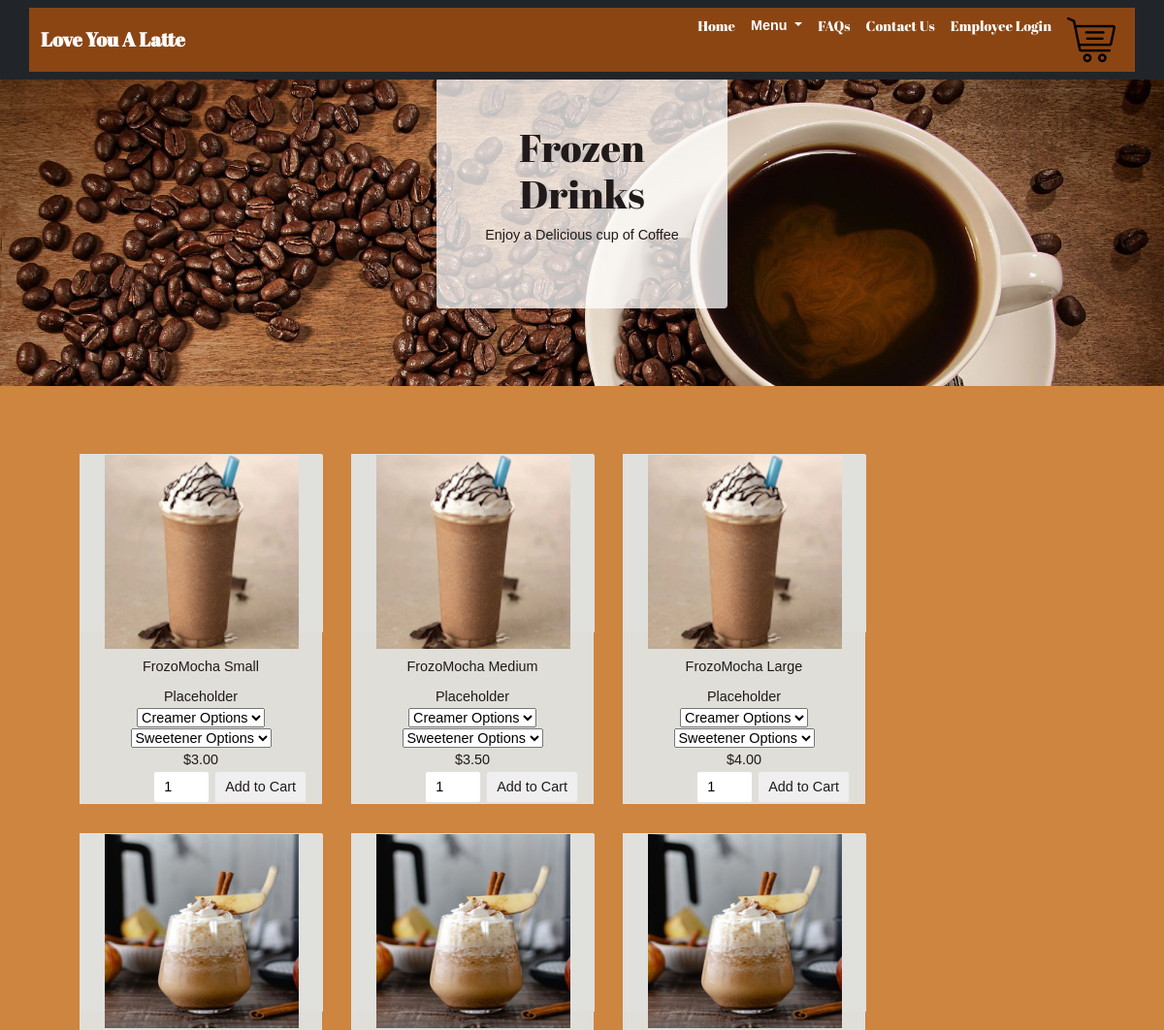
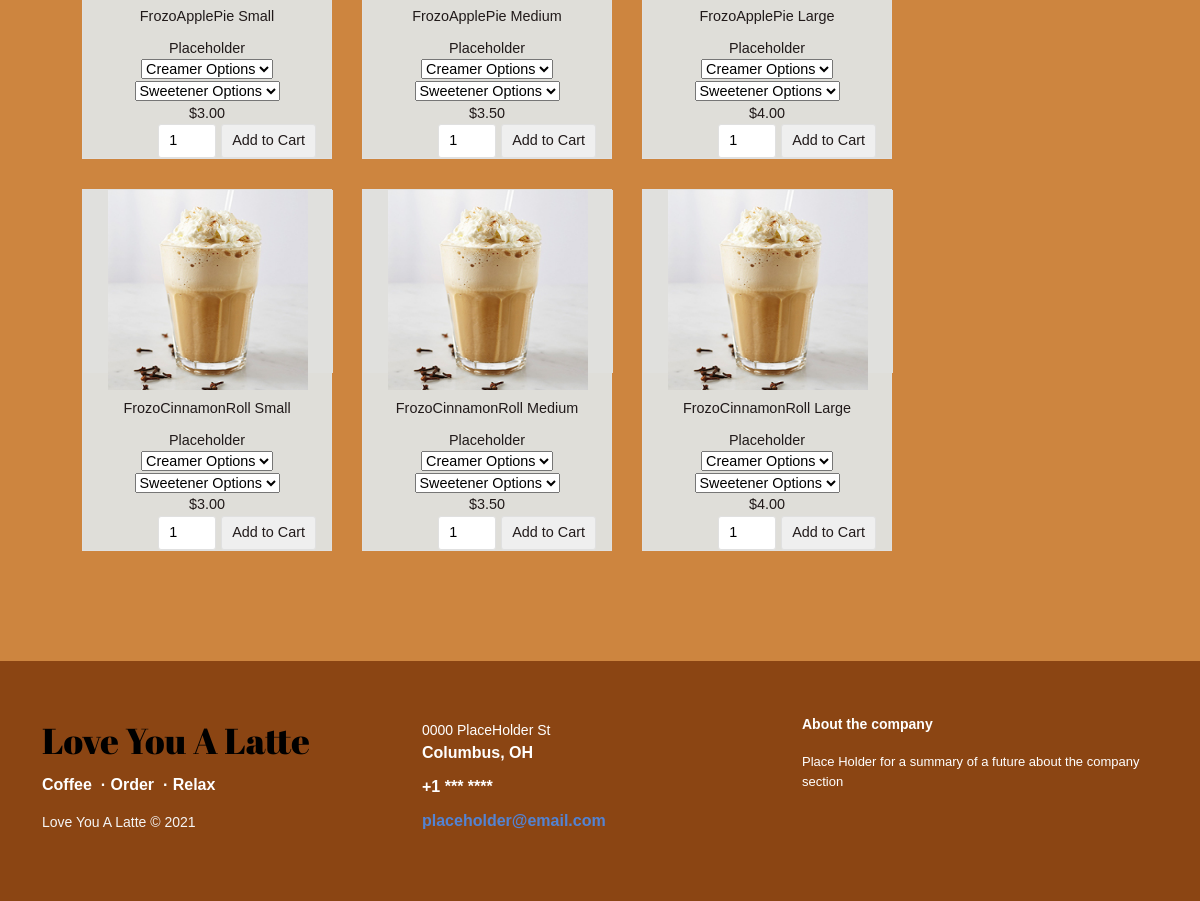
Screenshot of /frozenMenu.php with the database file from the repository (2 pictures, top to bottom).
### tables this page shows
CREATE TABLE `product` (
  `id` int(8) NOT NULL PRIMARY KEY AUTO_INCREMENT,
  `name` varchar(255) NOT NULL,
  `code` varchar(255) NOT NULL UNIQUE KEY,
  `category` varchar(255) NOT NULL,
  `image` text NOT NULL,
  `price` double(10,2) NOT NULL,
  `description` varchar(200) NOT NULL
);

### public/dbcontroller.php (called while the page is built, shortened)
<?php
class DBController
{
	private $host = "mariadb";
	private $user = "root";
	private $password = "welcome1";
	private $database = "love_you_a_latte";
	private $conn;
	function __construct()
	{
		$this->conn = $this->connectDB();
	}
	function connectDB()
	{
		$conn = mysqli_connect($this->host, $this->user, $this->password, $this->database);
		return $conn;
	}
	function runQuery($query)
	{
		$result = mysqli_query($this->conn, $query);
		while ($row = mysqli_fetch_assoc($result)) {
			$resultset[] = $row;
		}
		if (!empty($resultset))
			return $resultset;
	}
}

### public/frozenMenu.php (the view, shortened to what this page needs)
<?php
require_once("dbcontroller.php");
$db_handle = new DBController();
?>
<!DOCTYPE html>
<html>
<head>
    <?php include('./components/header.php') ?>
</head>
<body id="menubody">
<?php include('./components/nav.php') ?>
    <div id="Menuintro">
        <div class="rounded border-light jumbotron py-5 px-4">
            <h1 style="font-family: 'Abril Fatface', serif;">Frozen Drinks</h1>
            <p>Enjoy a Delicious cup of Coffee</p>
        </div>
    </div>
    <div class="dark-section">
        <div class="container overflow-auto site-section" id="why">
            <div id="product-grid">
                <?php
                $product_array = $db_handle->runQuery("SELECT * FROM product WHERE category='frozen' ORDER BY id ASC");
                if (!empty($product_array)) {
                    foreach($product_array as $key=>$value){
                ?>
                    <div class="product-item">
                        <form method="post" action="cart.php?action=add&code=<?php echo $product_array[$key]["code"]; ?>" target="dummyframe">
                        <div class="product-image"><img src="<?php echo $product_array[$key]["image"]; ?>"></div>
                        <div class="product-tile-footer">
                        <div class="product-title"><?php echo $product_array[$key]["name"]; ?></div>
                        <div class="product-description"><?php echo $product_array[$key]["description"]; ?></div>
                        <select name="creamer-options"> /
                        <option value="None">Creamer Options</option>
                        </select>
                        <select name="sweetener-options"> /
                        <option value="None">Sweetener Options</option>
                        </select>
                        <br>
                        <div class="product-price"><?php echo "$".$product_array[$key]["price"]; ?></div>
                        <div class="cart-action"><input type="text" class="product-quantity" name="quantity" value="1" size="2" /><input type="submit" value="Add to Cart" class="btnAddAction" /></div>
                        </div>
                        </form>
                    </div>
                <?php
                    }
                }
                ?>
            </div>
        </div>
    </div>
        <?php include('./components/footer.php') ?>
</body>
</html>

### public/components/header.php (shortened to what this page needs)
<link rel="stylesheet" href="assets/bootstrap/css/bootstrap.min.css">
<link rel="stylesheet" href="assets/css/Footer.css">
<link rel="stylesheet" href="assets/css/styles.css">
<link rel="stylesheet" href="assets/css/cartstyle.css">

### public/components/nav.php (shortened to what this page needs)
<nav class="navbar navbar-dark navbar-expand-md fixed-top bg-dark" id="navstyle">
    <div class="container" id="navcontainer">
        <div><a class="navbar-brand" href="#" style="font-family: 'Abril Fatface', serif;"><strong>Love You A Latte</strong></a></div>
        <div class="collapse navbar-collapse" id="navcol-1">
            <ul class="navbar-nav ms-auto">
                <li class="nav-item" style="font-family: 'Abril Fatface', serif;"><a class="nav-link active" href="../index.php" data-bs-target="index.html">Home</a></li>
                <li class="nav-item dropdown">
                    <a class="nav-link dropdown-toggle" href="#" id="navbarDropdown" role="button" data-bs-toggle="dropdown" aria-expanded="false">
                        Menu
                    </a>
                </li>
                <li class="nav-item"><a class="nav-link active" href="../FAQs.php" style="font-family: 'Abril Fatface', serif;" data-bs-target="FAQs.html">FAQs</a></li>
                <li class="nav-item"><a class="nav-link active" href="../ContactUs.php" style="font-family: 'Abril Fatface', serif;" data-bs-target="Contact%20Us.html">Contact Us</a></li>
                <li class="nav-item"><a class="nav-link active" href="../employeeLogin.php" style="font-family: 'Abril Fatface', serif;" data-bs-target="employeeLogin.html">Employee Login</a></li>
                <li class="nav-item"><a class="nav-link active" href="../cart.php" style="font-family: 'Abril Fatface', serif;"><img src="assets/img/cart.png"></a></li>
            </ul>
        </div>
    </div>
</nav>

### public/components/footer.php (shortened to what this page needs)
<footer>
    <div class="container">
        <div class="row">
            <div class="col-sm-6 col-md-4 footer-navigation">
                <h3><a href="#" style="font-family: 'Abril Fatface', serif;">Love You A Latte</a></h3>
                <p class="links"><a href="#">Coffee&nbsp;</a><strong> · </strong><a href="#">Order&nbsp;</a><strong> · </strong><a href="#">Relax</a><strong> </strong></p>
                <p class="company-name">Love You A Latte © 2021</p>
            </div>
            <div class="col-sm-6 col-md-4 footer-contacts">
                <div>
                    <p><span class="new-line-span">0000 PlaceHolder St</span> Columbus, OH</p>
                </div>
                <div>
                    <p class="footer-center-info email text-start"> +1 *** ****</p>
                </div>
                <div>
                    <p> <a href="#" target="_blank">placeholder@email.com</a></p>
                </div>
            </div>
            <div class="col-md-4 footer-about">
                <h4>About the company</h4>
                <p>Place Holder for a summary of a future about the company section</p>
            </div>
        </div>
    </div>
</footer>

### public/assets/css/Footer.css (style rules this page uses)
footer { background-color: #8b4513; box-shadow: 0 1px 1px 0 rgba(0, 0, 0, 0.12); box-sizing: border-box; width: 100%; text-align: left; font: bold 16px sans-serif; padding: 55px 0; bottom: 0; color: #fff; }
.footer-navigation h3 { margin: 0; font: normal 36px Cookie, cursive; margin-bottom: 12px; color: #fff; }
.footer-navigation h3 a { text-decoration: none; color: black; }
.footer-navigation p.links a { color: #fff; text-decoration: none; }
.footer-navigation p.company-name { color: whitesmoke; font-size: 14px; font-weight: normal; margin-top: 20px; }
.footer-contacts p { display: inline-block; color: #ffffff; vertical-align: middle; }
.footer-contacts p a { color: #5383d3; text-decoration: none; }
span.new-line-span { display: block; font-weight: normal; display: block; font-weight: normal; font-size: 14px; line-height: 2; }
.footer-about h4 { display: block; color: #fff; font-size: 14px; font-weight: bold; margin-bottom: 20px; }
.footer-about p { line-height: 20px; color: white; font-size: 13px; font-weight: normal; margin: 0; }

### public/assets/css/styles.css (style rules this page uses)
body { font-family: Arial, Helvetica, sans-serif; }
#Menuintro { text-align: center; padding: 80px; background: url("../../assets/img/homepage.jpg"); background-size: cover; }
#Menuintro .jumbotron { border-radius: 20px; padding: 40px; background-color: rgba(255,255,255,0.75); max-width: 300px; margin: 0 auto; }
.dark-section { background-color: #cd853f; }
.site-section { text-align: center; padding-bottom: 70px; }
#navcontainer { background-color: #8b4513; }
#navstyle { background-color: #8b4513; }
#menubody { background-color: saddlebrown; }
#navbarDropdown { font-weight: bold; color: white; }

### public/assets/css/cartstyle.css (style rules this page uses)
body { font-family: Arial; color: #211a1a; font-size: 0.9em; }
#product-grid { display: flex; flex-wrap: wrap; margin: 40px; }
.btnAddAction { padding: 5px 10px; margin-left: 5px; background-color: #efefef; border: #E0E0E0 1px solid; color: #211a1a; float: right; text-decoration: none; border-radius: 3px; cursor: pointer; }
.product-item { float: left; background: #dfded9; margin: 30px 30px 0px 0px; border: #E0E0E0 1px solid; width: 100%; max-width: 250px; }
.product-image { height: 183px; width: 250px; background-color: rgb(224, 224, 221); }
.product-image img { width: 200px; height: 200px; }
.product-title { margin-top: 10px; margin-bottom: 10px; }
.product-description { word-wrap: break-word; }
.product-price { float:bottom left; }
.cart-action { float: right; }
.product-quantity { padding: 5px 10px; border-radius: 3px; border: #E0E0E0 1px solid; }
.product-tile-footer { padding: 15px 15px 0px 15px; overflow: auto; }

### rows the page displays
product: image (picture), name "FrozoMocha Small", description "Placeholder", price "3.00"
product: image (picture), name "FrozoMocha Medium", description "Placeholder", price "3.50"
product: image (picture), name "FrozoMocha Large", description "Placeholder", price "4.00"
product: image (picture), name "FrozoApplePie Small", description "Placeholder", price "3.00"
product: image (picture), name "FrozoApplePie Medium", description "Placeholder", price "3.50"
product: image (picture), name "FrozoApplePie Large", description "Placeholder", price "4.00"
product: image (picture), name "FrozoCinnamonRoll Small", description "Placeholder", price "3.00"
product: image (picture), name "FrozoCinnamonRoll Medium", description "Placeholder", price "3.50"
product: image (picture), name "FrozoCinnamonRoll Large", description "Placeholder", price "4.00"
